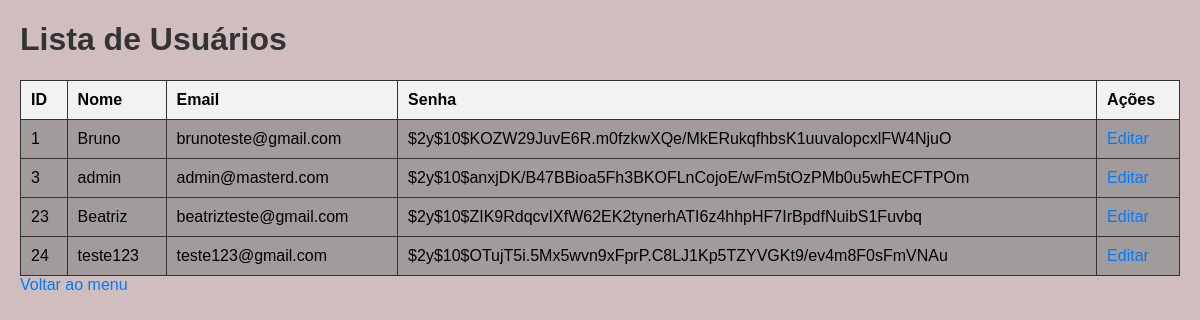
/admin/admin_users.php (signed in), run on the app's committed database.
### tables this page shows
CREATE TABLE `utilizadores` (
  `id_utilizadores` int NOT NULL AUTO_INCREMENT,
  `nome_utilizador` varchar(45) NOT NULL,
  `senha` varchar(1000) NOT NULL,
  `email` varchar(45) NOT NULL,
  `privilegios` int DEFAULT '0',
  PRIMARY KEY (`id_utilizadores`),
  UNIQUE KEY `nome_utilizador_UNIQUE` (`nome_utilizador`),
  UNIQUE KEY `email_UNIQUE` (`email`)
);

### admin/admin_users.php (the view, shortened to what this page needs)
<?php
require('../config/config.php');
$sql_users = "SELECT id_utilizadores, nome_utilizador, email, senha FROM utilizadores";
$result_users = $conn->query($sql_users);
if ($result_users->num_rows > 0) {
    $users = $result_users->fetch_all(MYSQLI_ASSOC);
} else {
    $users = [];
}
?>
<!DOCTYPE html>
<html lang="en">
<head>
    <link rel="stylesheet" href="../css/admin_users.css">
</head>
<body>
    <h1>Lista de Usuários</h1>
    <table border="1">
        <thead>
            <tr>
                <th>ID</th>
                <th>Nome</th>
                <th>Email</th>
                <th>Senha</th>
                <th>Ações</th>
            </tr>
        </thead>
        <tbody>
            <?php foreach ($users as $user): ?>
                <tr>
                    <td><?php echo $user['id_utilizadores']; ?></td>
                    <td><?php echo $user['nome_utilizador']; ?></td>
                    <td><?php echo $user['email']; ?></td>
                    <td><?php echo $user['senha']; ?></td>
                    <td>
                        <a href="edit_user.php?id=<?php echo $user['id_utilizadores']; ?>">Editar</a>
                    </td>
                </tr>
            <?php endforeach; ?>
        </tbody>
    </table>
                <a href="index_admin.php">Voltar ao menu</a>
</body>
</html>

### css/admin_users.css (style rules this page uses)
body { font-family: Arial, sans-serif; margin: 20px; background-color: #d0bdbd; }
h1 { color: #333; }
table { width: 100%; border-collapse: collapse; margin-top: 20px; background-color: #a29b9b; }
table, th, td { border: 1px solid #333; }
th, td { padding: 10px; text-align: left; }
th { background-color: #f2f2f2; }
a { text-decoration: none; color: #007bff; cursor: pointer; }

### data on the page
utilizadores: id_utilizadores "1", nome_utilizador "Bruno", email "brunoteste@gmail.com", senha "$2y$10$KOZW29JuvE6R.m0fzkwXQe/MkERukqfhbsK1uuvalopcxlFW4NjuO"
utilizadores: id_utilizadores "3", nome_utilizador "admin", email "admin@masterd.com", senha "$2y$10$anxjDK/B47BBioa5Fh3BKOFLnCojoE/wFm5tOzPMb0u5whECFTPOm"
utilizadores: id_utilizadores "23", nome_utilizador "Beatriz", email "beatrizteste@gmail.com", senha "$2y$10$ZIK9RdqcvIXfW62EK2tynerhATI6z4hhpHF7IrBpdfNuibS1Fuvbq"
utilizadores: id_utilizadores "24", nome_utilizador "teste123", email "teste123@gmail.com", senha "$2y$10$OTujT5i.5Mx5wvn9xFprP.C8LJ1Kp5TZYVGKt9/ev4m8F0sFmVNAu"
